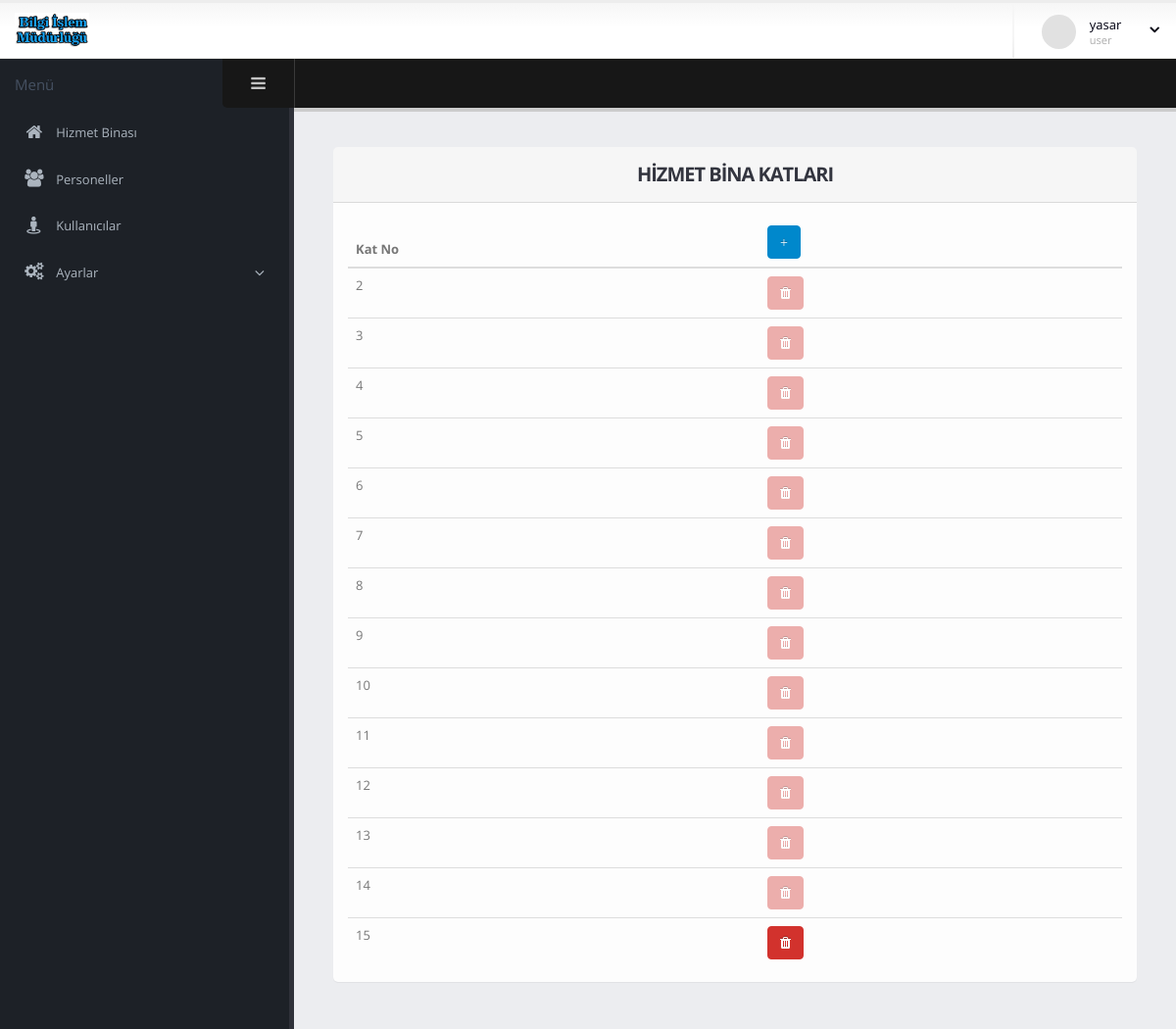
The app's page /h_bina.php (signed in) with its own data.
### tables this page shows
CREATE TABLE IF NOT EXISTS `user` (
  `id` int(11) NOT NULL AUTO_INCREMENT,
  `ad` varchar(255) NOT NULL,
  `sifre` varchar(255) NOT NULL,
  `yetki` varchar(255) NOT NULL,
  PRIMARY KEY (`id`)
);

CREATE TABLE IF NOT EXISTS `hizmetbinasi` (
  `id` int(11) NOT NULL AUTO_INCREMENT,
  `katid` int(255) NOT NULL,
  `resim` varchar(255) NOT NULL,
  PRIMARY KEY (`id`)
);

### h_bina.php (the view)
<?php
include "header.php";
include "db.php";
 ?>
 <section role="main" class="content-body">
   <header class="page-header">
   </header>
     <div class="row">
       <div class="col-md-12">
 								<section class="panel">
 									<header class="panel-heading">
 									<h2 class="panel-title"><b>HİZMET BİNA KATLARI</b></h2>
 									</header>
 									<div class="panel-body">
 										<div class="table-responsive">
 											<table class="table table-hover mb-none">
 												<thead>
                          <tr>
 														<th>Kat No</th>
 														<th><a class="btn btn-primary" data-toggle="tooltip" data-placement="left" title="KAT EKLE" href="h_bina_ekle_sonuc.php"><i class="fa  glyphicon-plus"></i></a></th>
 													</tr>
 												</thead>
 												<tbody>
 													<tr>
                            <?php
                               $bina = $db->query("SELECT * FROM hizmetbinasi", PDO::FETCH_ASSOC);
                               if ( $bina->rowCount() ){
                               foreach( $bina as $hbina ){
                            ?>
 														<td><?php echo $hbina['katid']; ?></td>
                            <?php
                            $kontrol = $db->query("SELECT * FROM hizmetbinasi ORDER BY katid DESC LIMIT 1 ")->fetch(PDO::FETCH_ASSOC);
                            if($hbina["katid"]!=$kontrol["katid"]){
                            ?>
 											      <td><button class="btn btn-danger" disabled><i class="fa fa-trash"></i></button></td>
                          <?php }else{ ?>
                             <td><a href="h_bina_sil_sonuc.php?id=<?php echo $hbina["id"]; ?>" class="delete-row"><button class="btn btn-danger"><i class="fa fa-trash"></i></button></a></td>
                          <?php }?>
                          </tr>
                        <?php  } } ?>
 												</tbody>
 											</table>
 										</div>
 									</div>
 								</section>
 							</div>
     </div>
 </section>
</div>
</section>
<?php
include "footer.php";
 ?>

### header.php (shortened to what this page needs)
<?php
include "db.php";
if($_SESSION["login"]==true){
$id=$_SESSION["id"];
$query = $db->query("SELECT * FROM user WHERE id = '{$id}'")->fetch(PDO::FETCH_ASSOC);
 if ($query){
?>
<!doctype html>
<html class="fixed">
	<head>
		<link rel="stylesheet" href="assets/vendor/bootstrap/css/bootstrap.css" />
		<link rel="stylesheet" href="assets/vendor/font-awesome/css/font-awesome.css" />
		<link rel="stylesheet" href="assets/vendor/magnific-popup/magnific-popup.css" />
		<link rel="stylesheet" href="assets/vendor/bootstrap-datepicker/css/datepicker3.css" />
		<link rel="stylesheet" href="assets/vendor/select2/select2.css" />
		<link rel="stylesheet" href="assets/vendor/pnotify/pnotify.custom.css" />
		<link rel="stylesheet" href="assets/vendor/jquery-datatables-bs3/assets/css/datatables.css" />
    <link rel="stylesheet" href="assets/vendor/jquery-ui/css/ui-lightness/jquery-ui-1.10.4.custom.css" />
		<link rel="stylesheet" href="assets/vendor/bootstrap-multiselect/bootstrap-multiselect.css" />
		<link rel="stylesheet" href="assets/vendor/bootstrap-tagsinput/bootstrap-tagsinput.css" />
		<link rel="stylesheet" href="assets/vendor/bootstrap-colorpicker/css/bootstrap-colorpicker.css" />
		<link rel="stylesheet" href="assets/vendor/bootstrap-timepicker/css/bootstrap-timepicker.css" />
		<link rel="stylesheet" href="assets/vendor/dropzone/css/basic.css" />
		<link rel="stylesheet" href="assets/vendor/dropzone/css/dropzone.css" />
		<link rel="stylesheet" href="assets/vendor/bootstrap-markdown/css/bootstrap-markdown.min.css" />
		<link rel="stylesheet" href="assets/vendor/summernote/summernote.css" />
		<link rel="stylesheet" href="assets/vendor/summernote/summernote-bs3.css" />
		<link rel="stylesheet" href="assets/vendor/codemirror/lib/codemirror.css" />
		<link rel="stylesheet" href="assets/vendor/codemirror/theme/monokai.css" />
		<link rel="stylesheet" href="assets/stylesheets/theme.css" />
		<link rel="stylesheet" href="assets/stylesheets/skins/default.css" />
		<link rel="stylesheet" href="assets/stylesheets/theme-custom.css">
	</head>
	<body>
		<section class="body">
			<header class="header">
				<div class="logo-container">
					<a href="anasayfa.php" class="logo">
						<img src="assets/images/logo.jpg" height="35" alt="" />
					</a>
				</div>
				<div class="header-right">
					<span class="separator"></span>
					<div id="userbox" class="userbox">
						<a href="#" data-toggle="dropdown">
							<figure class="profile-picture">
								<img src="assets/images/!logged-user.jpg" alt="Joseph Doe" class="img-circle" data-lock-picture="assets/images/!logged-user.jpg" />
							</figure>
							<div class="profile-info" data-lock-name="John Doe" data-lock-email="johndoe@okler.com">
								<span class="name"><?php echo $query["ad"];?></span>
								<span class="role"><?php echo $query["yetki"];?></span>
							</div>
							<i class="fa custom-caret"></i>
						</a>
					</div>
				</div>
			</header>
			<div class="inner-wrapper">
				<aside id="sidebar-left" class="sidebar-left">
					<div class="sidebar-header">
						<div class="sidebar-title">
							Menü
						</div>
						<div class="sidebar-toggle hidden-xs" data-toggle-class="sidebar-left-collapsed" data-target="html" data-fire-event="sidebar-left-toggle">
							<i class="fa fa-bars" aria-label="Toggle sidebar"></i>
						</div>
					</div>
					<div class="nano">
						<div class="nano-content">
							<nav id="menu" class="nav-main" role="navigation">
								<ul class="nav nav-main">
									<li>
										<a href="anasayfa.php">
											<i class="fa fa-home" aria-hidden="true"></i>
											<span>Hizmet Binası</span>
										</a>
									</li>
									<li>
										<a href="personel.php">
											<i class="fa fa-group" aria-hidden="true"></i>
											<span>Personeller</span>
										</a>
									</li>
									<li>
										<a href="user.php">
											<i class="fa fa-street-view" aria-hidden="true"></i>
											<span>Kullanıcılar</span>
										</a>
									</li>
                  <li class="nav-parent">
										<a>
											<i class="fa fa-gears" aria-hidden="true"></i>
											<span>Ayarlar</span>
										</a>
                  </li>
								</ul>
							</nav>
						</div>
					</div>
				</aside>
<?php
}}
else{
	header("location:index.php");
}
?>

### assets/stylesheets/skins/default.css (style rules this page uses)
a, .btn-link { color: #0088cc; }
body .btn-primary { color: #ffffff; text-shadow: 0 -1px 0 rgba(0, 0, 0, 0.25); background-color: #0088cc; border-color: #0088cc; }
body .btn-danger { color: #ffffff; text-shadow: 0 -1px 0 rgba(0, 0, 0, 0.25); background-color: #d2322d; border-color: #d2322d; }
body .btn-danger[disabled] { border-color: #e48481 !important; background-color: #e48481; }

### records on screen
user: ad "yasar", yetki "user"
hizmetbinasi: katid "2"
hizmetbinasi: katid "3"
hizmetbinasi: katid "4"
hizmetbinasi: katid "5"
hizmetbinasi: katid "6"
hizmetbinasi: katid "7"
hizmetbinasi: katid "8"
hizmetbinasi: katid "9"
hizmetbinasi: katid "10"
hizmetbinasi: katid "11"
hizmetbinasi: katid "12"
hizmetbinasi: katid "13"
hizmetbinasi: katid "14"
hizmetbinasi: katid "15"
